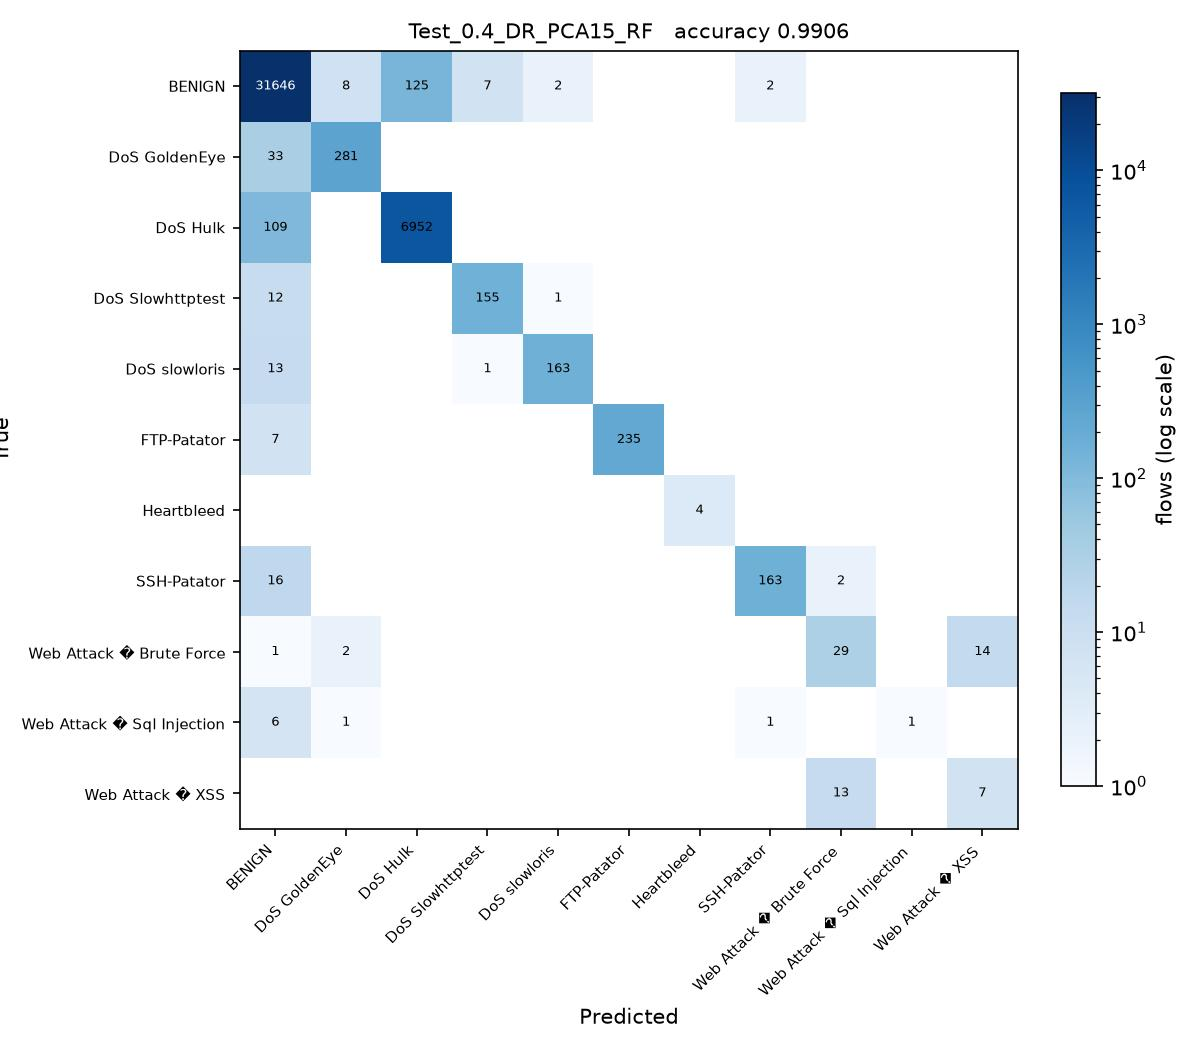

The Python source for this figure:
# Test_0.4_DR_PCA15_RF.py
#
# Test size 0.4  |  PCA, 15 components  |  Random Forest (sheet #7)
#
# This is SGDC_60_40.py with the changes marked CHANGE below and nothing else.

import os
from pathlib import Path

# CHANGE 1: find the folder holding the three CSV files and run from there, so
# the plain file names below resolve no matter where this script is started
# from or how deeply it sits inside the project folder.
HERE = Path(__file__).resolve().parent
for PROJECT in [HERE, *HERE.parents]:
    if (PROJECT / 'Tuesday-WorkingHours.pcap_ISCX.csv').exists():
        os.chdir(PROJECT)
        break
else:
    raise SystemExit('Put this folder inside the folder that holds the three '
                     'CIC-IDS2017 CSV files, then run the script again.')
import numpy as np
import pandas as pd

df1 = pd.read_csv('Tuesday-WorkingHours.pcap_ISCX.csv', low_memory=True)
df2 = pd.read_csv('Wednesday-workingHours.pcap_ISCX.csv', low_memory=True)
df3 = pd.read_csv('Thursday-WorkingHours-Morning-WebAttacks.pcap_ISCX.csv', low_memory=True)

dataset = pd.concat([df1, df2, df3], ignore_index=True)

dataset.columns = dataset.columns.str.strip()

# CHANGE 2: a stratified sample of 100000 flows, the same for every run.
# Gradient Boosting builds one tree per class per stage on a single core, so all
# 1.3 million flows would take hours per script. At least 50 flows of every
# class are kept, so the rare attacks stay in the split.
label = dataset.columns[-1]
dataset = pd.concat(
    [g.sample(n=min(len(g), max(50, round(100000 * len(g) / len(dataset)))), random_state=0)
     for _, g in dataset.groupby(label)],
    ignore_index=True
)

X = dataset.iloc[:, :-1]
y = dataset.iloc[:, -1]

X = X.apply(pd.to_numeric, errors='coerce')

X.replace([np.inf, -np.inf], np.nan, inplace=True)

from sklearn.impute import SimpleImputer

imputer = SimpleImputer(missing_values=np.nan, strategy='mean')
X = imputer.fit_transform(X)

from sklearn.preprocessing import LabelEncoder

labelencoder_y = LabelEncoder()
y = labelencoder_y.fit_transform(y)

from sklearn.model_selection import train_test_split

X_train, X_test, y_train, y_test = train_test_split(
    X,
    y,
    test_size=0.4,   # CHANGE 3: test size
    random_state=0,
    stratify=y
)

# CHANGE 4: PCA, from PCA_LDA_KErnel_PCA_CODE.pdf (fit only on training data)
from sklearn.decomposition import PCA

pca = PCA(n_components=15)
X_train = pca.fit_transform(X_train)
X_test = pca.transform(X_test)

# CHANGE 5: Random Forest (sheet #7) in place of SGDClassifier
from sklearn.ensemble import RandomForestClassifier

classifier = RandomForestClassifier(n_estimators=200, criterion='entropy',
                                    random_state=0)

classifier.fit(X_train, y_train)

y_pred = classifier.predict(X_test) 

from sklearn.metrics import confusion_matrix
from sklearn.metrics import accuracy_score
from sklearn.metrics import precision_score
from sklearn.metrics import recall_score
from sklearn.metrics import f1_score
from sklearn.metrics import classification_report

cm = confusion_matrix(y_test, y_pred)

print("Confusion Matrix:\n")
print(cm)

print("\nAccuracy : {:.4f}".format(accuracy_score(y_test, y_pred)))
print("\nPrecision : {:.4f}".format(precision_score(y_test, y_pred, average='weighted')))
print("\nRecall : {:.4f}".format(recall_score(y_test, y_pred, average='weighted')))
print("\nF1 Score : {:.4f}".format(f1_score(y_test, y_pred, average='weighted')))

print("\nClassification Report:\n")
print(classification_report(y_test, y_pred))

# CHANGE 6: save the confusion matrix as Test_0.4_DR_PCA15_RF.jpg and record the result
import matplotlib
matplotlib.use('Agg')
import matplotlib.pyplot as plt
from matplotlib.colors import LogNorm

here = HERE                     # the folder this script sits in
names = [str(c) for c in labelencoder_y.classes_]
fig, ax = plt.subplots(figsize=(8, 7))
im = ax.imshow(cm, cmap='Blues', norm=LogNorm(vmin=1))
ax.set_xticks(range(len(names)), names, rotation=45, ha='right', fontsize=7)
ax.set_yticks(range(len(names)), names, fontsize=7)
ax.set_xlabel('Predicted')
ax.set_ylabel('True')
ax.set_title('Test_0.4_DR_PCA15_RF   accuracy {:.4f}'.format(accuracy_score(y_test, y_pred)), fontsize=10)
for i in range(cm.shape[0]):
    for j in range(cm.shape[1]):
        if cm[i, j]:
            ax.text(j, i, cm[i, j], ha='center', va='center', fontsize=6,
                    color='white' if cm[i, j] > cm.max() / 3 else 'black')
fig.colorbar(im, ax=ax, fraction=0.04, label='flows (log scale)')
fig.tight_layout()
fig.savefig(here / 'Test_0.4_DR_PCA15_RF.jpg', dpi=150)
plt.close(fig)

row = pd.DataFrame([{
    'Test': 0.4, 'DR': 'PCA15', 'Clas': 'RF',
    'Acc': round(accuracy_score(y_test, y_pred), 4),
    'Pre': round(precision_score(y_test, y_pred, average='weighted'), 4),
    'Rec': round(recall_score(y_test, y_pred, average='weighted'), 4),
    'F1': round(f1_score(y_test, y_pred, average='weighted'), 4),
    'script': 'Test_0.4_DR_PCA15_RF',
}])
# one file per run, so several scripts can run at the same time without
# overwriting each other. 21_run_45_mix.py merges them into the Excel sheet.
out = PROJECT / 'results' / 'parts_mix' / 'Test_0.4_DR_PCA15_RF.csv'
out.parent.mkdir(parents=True, exist_ok=True)
row.to_csv(out, index=False)
